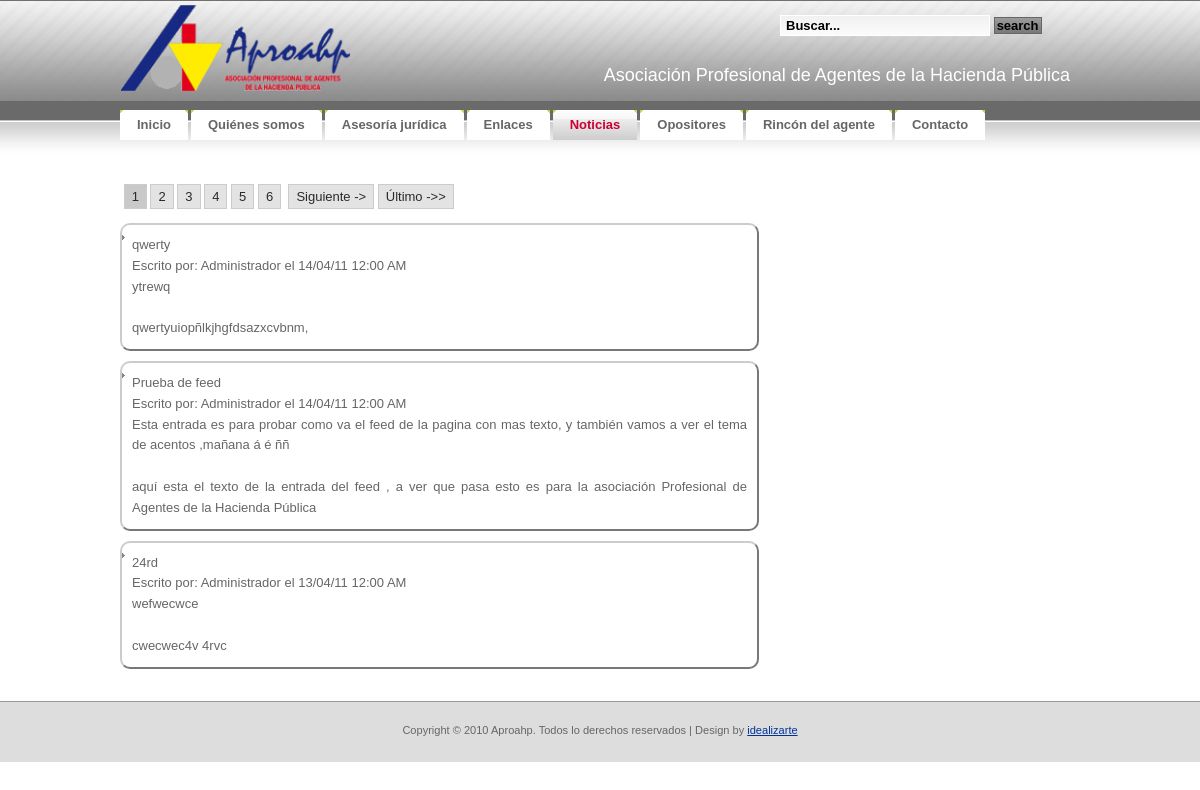
The app's page /noticias/noticias.php, older data.
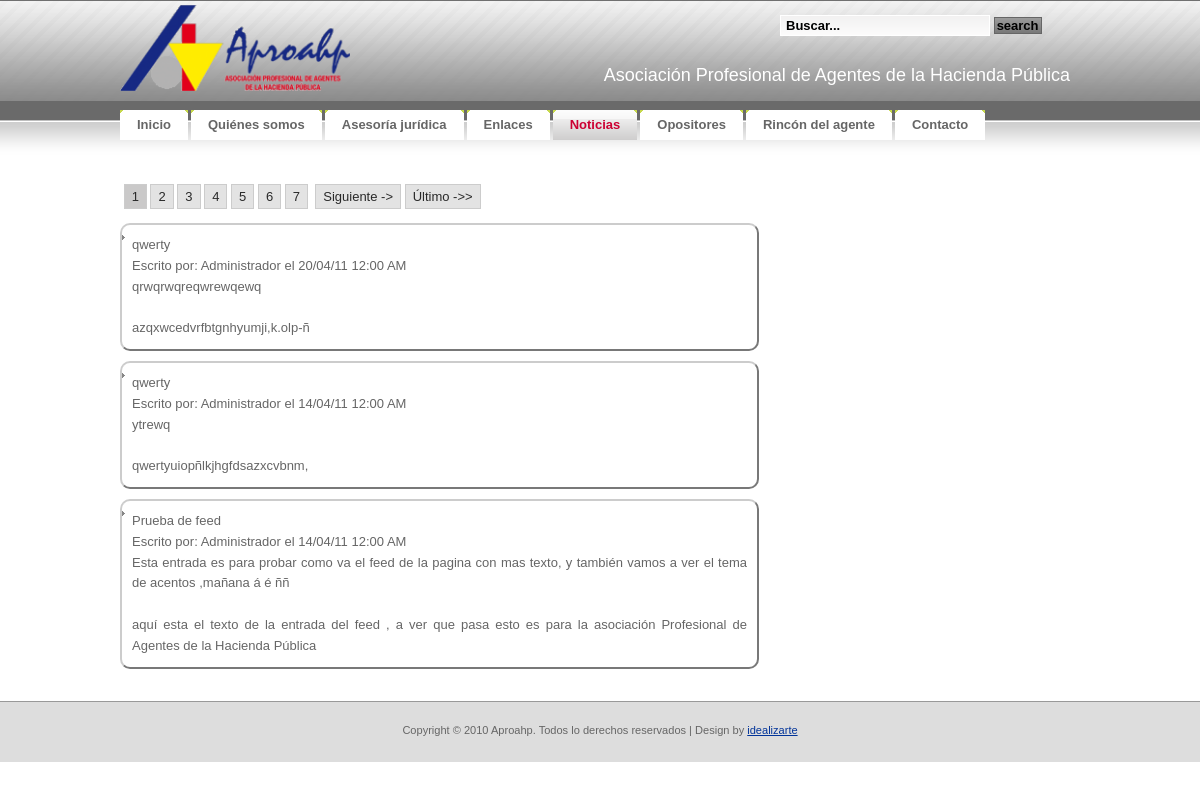
The same page, newer data.
### tables this page shows
CREATE TABLE IF NOT EXISTS `tbl_noticias` (
  `NOT_ID` bigint(20) NOT NULL AUTO_INCREMENT,
  `NOT_FECHA` timestamp NOT NULL DEFAULT CURRENT_TIMESTAMP,
  `NOT_Autor` bigint(20) NOT NULL,
  `NOT_Titulo` varchar(50) NOT NULL,
  `NOT_resumen` varchar(200) NOT NULL,
  `NOT_texto` text NOT NULL,
  PRIMARY KEY (`NOT_ID`)
);

CREATE TABLE IF NOT EXISTS `tbl_users` (
  `USR_ID` bigint(20) NOT NULL AUTO_INCREMENT,
  `USR_username` varchar(32) NOT NULL,
  `USR_password` varchar(32) NOT NULL,
  `USR_Displayname` varchar(32) NOT NULL,
  `USR_email` varchar(100) NOT NULL,
  `USR_Activo` tinyint(1) NOT NULL,
  PRIMARY KEY (`USR_ID`)
);

### noticias/noticias.php (the view, shortened to what the changed rows need)
<!DOCTYPE html PUBLIC "-//W3C//DTD XHTML 1.0 Strict//EN"
  "http://www.w3.org/TR/xhtml1/DTD/xhtml1-strict.dtd">
<html xmlns="http://www.w3.org/1999/xhtml" xml:lang="en" lang="en">
<head>
	<link rel="stylesheet" href="../css/reset.css" type="text/css" media="screen" title="no title" charset="utf-8">
	<link rel="stylesheet" href="../css/aproahp.css" type="text/css" media="screen" title="no title" charset="utf-8">
</head>
<body>
<div id="container">
<?php require("../header.php");?>
	<div id="izda-a">
	<?php
		require_once("../lib/siteconfig.php");
		if(isset($_GET['noticia'])) {
		$noticia=cleanQuery($_GET['noticia']);
		$sqlstring="SELECT * FROM tbl_noticias,tbl_users WHERE NOT_Autor=USR_ID AND NOT_ID=".$noticia.";";
		$not_result=mysql_query($sqlstring);
		if(mysql_num_rows($not_result)!=1){
			echo "No existe esa Noticia.....";
		}
		else{
			$row = mysql_fetch_assoc($not_result);
			$datetime = date("d/m/y", strtotime($row["NOT_FECHA"]));
			echo "<li class=noticia><span class=highlight>".$row["NOT_Titulo"]."</span><br>Escrito por: <span class=highlight>".$row["USR_Displayname"]."</span> el <span class=highlight>".$datetime."</span><br><div class=resumen>".nl2br($row["NOT_resumen"])."</div><br>".nl2br($row["NOT_texto"])."</li>";
		}
		}else{
		if(isset($_GET['pagenum'])){
			$pagenum = $_GET['pagenum'];
		}else{
			$pagenum = 1;
		}
		$not_result = mysql_query("SELECT * FROM tbl_noticias,tbl_users WHERE NOT_Autor=USR_ID AND DATE(`NOT_FECHA`) <= DATE( NOW( ) ) ORDER BY `NOT_FECHA` DESC") or die(mysql_error());
		$rows = mysql_num_rows($not_result);
		$page_rows = 3;
		paginationlinks($rows,$pagenum,$page_rows);
		echo "<ul>";
		$limites = 'limit ' .($pagenum - 1) * $page_rows .',' .$page_rows;
		$not_result = mysql_query("SELECT * FROM tbl_noticias,tbl_users WHERE NOT_Autor=USR_ID AND DATE(`NOT_FECHA`) <= DATE( NOW( ) ) ORDER BY `NOT_FECHA` DESC $limites;") or die(mysql_error());
		for ($x = 0, $numrows = mysql_num_rows($not_result); $x < $numrows; $x++) {
			$row = mysql_fetch_assoc($not_result);
			$datetime = date("d/m/y g:i A", strtotime($row["NOT_FECHA"]));
			echo "<li class=noticia><a href=".$paginaactual."?noticia=".$row["NOT_ID"]." ><span class=highlight>".$row["NOT_Titulo"]."</span><br>Escrito por: <span class=highlight>".$row["USR_Displayname"]."</span> el <span class=highlight>".$datetime."</span><br><div class=resumen>".nl2br($row["NOT_resumen"])."</div><br>".neat_trim($row["NOT_texto"],200)."</a></li>";
	    }
		echo "</ul>";
		}
?>
	</div>
</div>
</body>
</html>

### header.php (shortened to what the changed rows need)
<?php
$parts = Explode('/', $_SERVER["PHP_SELF"]);
$paginaactual= $parts[count($parts) - 1];
if(strcmp($paginaactual, "index.php")==0)
	$folder ="";
else
	$folder ="../";
$menu = array (array ( "Name" => "Inicio","Link" => "index.php","Subfolder" => ""),
			   array ( "Name" => "Quiénes somos","Link" => "kienes.php","Subfolder" => "kienes/"),
			   array ( "Name" => "Asesoría jurídica","Link" => "asesoria.php","Subfolder" => "asesoria/"),
			   array ( "Name" => "Enlaces","Link" => "enlaces.php","Subfolder" => "enlaces/"),
			   array ( "Name" => "Noticias","Link" => "noticias.php","Subfolder" => "noticias/"),
			   array ( "Name" => "Opositores","Link" => "opositores.php","Subfolder" => "opositores/"),
			   array ( "Name" => "Rincón del agente","Link" => "rinconagente.php","Subfolder" => "rinconagente/"),
			   array ( "Name" => "Contacto","Link" => "contacto.php","Subfolder" => "contacto/")
              );
?>
<div id="header">
	<?php echo('<div id="letras"><h2>'."Asociación Profesional de Agentes de la Hacienda Pública".'</h2>');?>
		</div>
</div>
<div id="menu">
	<ul>
<?php
foreach($menu as $item){
		if(strcmp($paginaactual, $item['Link'])==0)
			echo('<li class="active">');
		else
			echo('<li>');
		echo('<a href="'.$folder.$item['Subfolder'].$item['Link'].'"><b>'.$item['Name'].'</b></a></li>');
}?>
	</ul>
</div>

### lib/siteconfig.php (shortened to what the changed rows need)
<?php
	function neat_trim($str, $n, $delim='...') {
	   $len = strlen($str);
	   if ($len > $n) {
	       preg_match('/(.{' . $n . '}.*?)\b/', $str, $matches);
	       return rtrim($matches[1]) . $delim;
	   }
	   else {
	       return $str;
	   }
	}
	function paginationlinks($rows,$pagenum,$page_rows){
		$last = ceil($rows/$page_rows);
		$linkbase = $_SERVER['PHP_SELF'];
		$_pagi_query_string = "?";
		$linkbase .= $_pagi_query_string;
		if($last > 1){
			echo "<div id=pagination>";
			for($x=1;$x<=$last;$x++){
				if($x==$pagenum){
					echo "&nbsp;<strong>$x</strong>";
				}else{
					echo "&nbsp;<a href='".$linkbase."pagenum=$x'>$x</a>";
				}
			}
			if ($pagenum == $last) {}
			else
			{
				$next = $pagenum+1;
				echo " <a href='".$linkbase."pagenum=$next'>Siguiente -></a> ";
				echo " <a href='".$linkbase."pagenum=$last'>Último ->></a> ";
			}
			echo "</div>";
		}
	}
?>

Row changes from the older to the newer data that the page shows:
no longer on this page (row unchanged): tbl_noticias: NOT_Titulo "24rd", tbl_users.USR_Displayname "Administrador", NOT_FECHA "13/04/11 12:00 AM", NOT_resumen "wefwecwce", NOT_texto "cwecwec4v 4rvc"
added tbl_noticias: NOT_Titulo "qwerty", tbl_users.USR_Displayname "Administrador", NOT_FECHA "20/04/11 12:00 AM", NOT_resumen "qrwqrwqreqwrewqewq", NOT_texto "azqxwcedvrfbtgnhyumji,k.olp-ñ"
Text that changed along with them:
new list line: "7"
